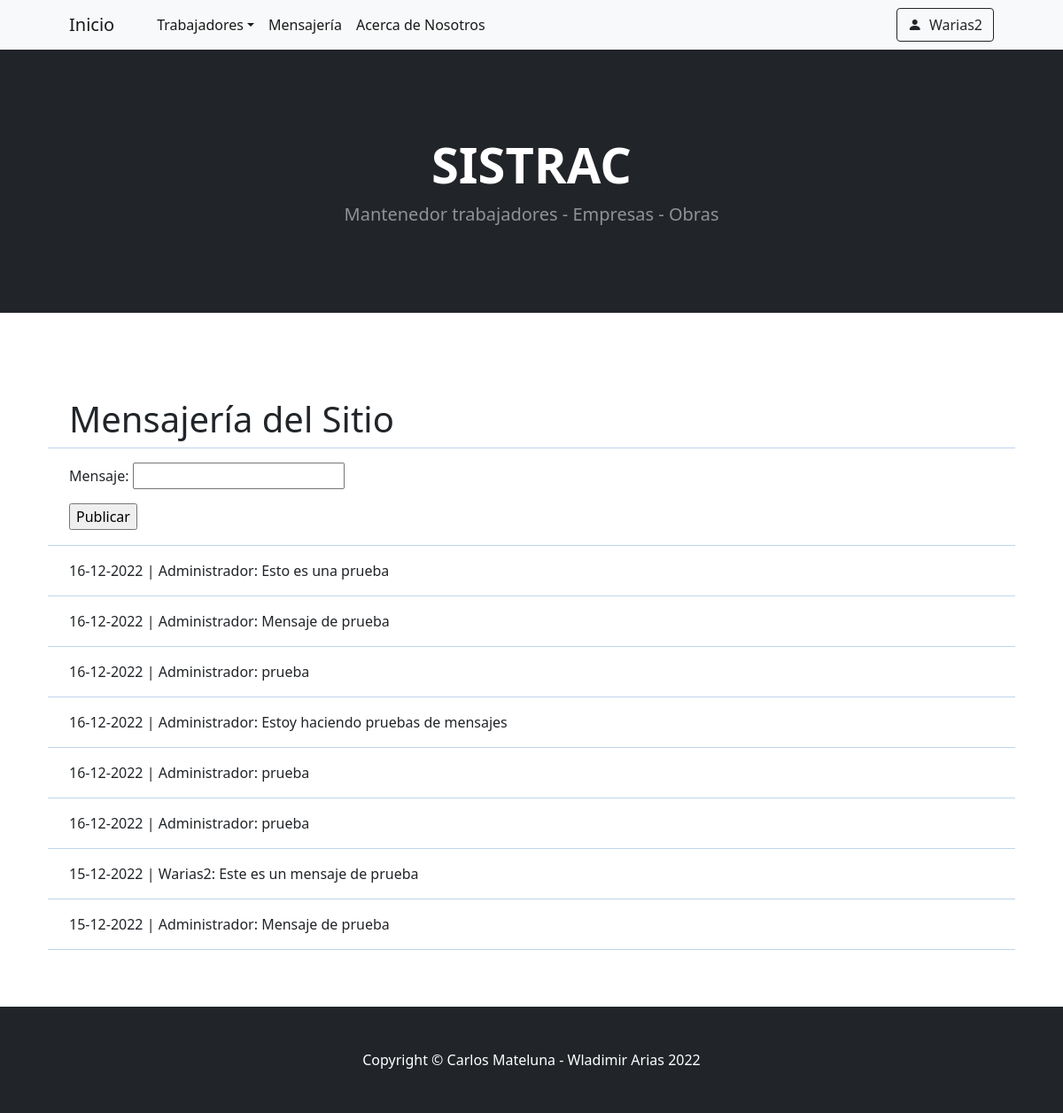
The page /app/mensajeria/ (signed in) on the database as committed earlier.
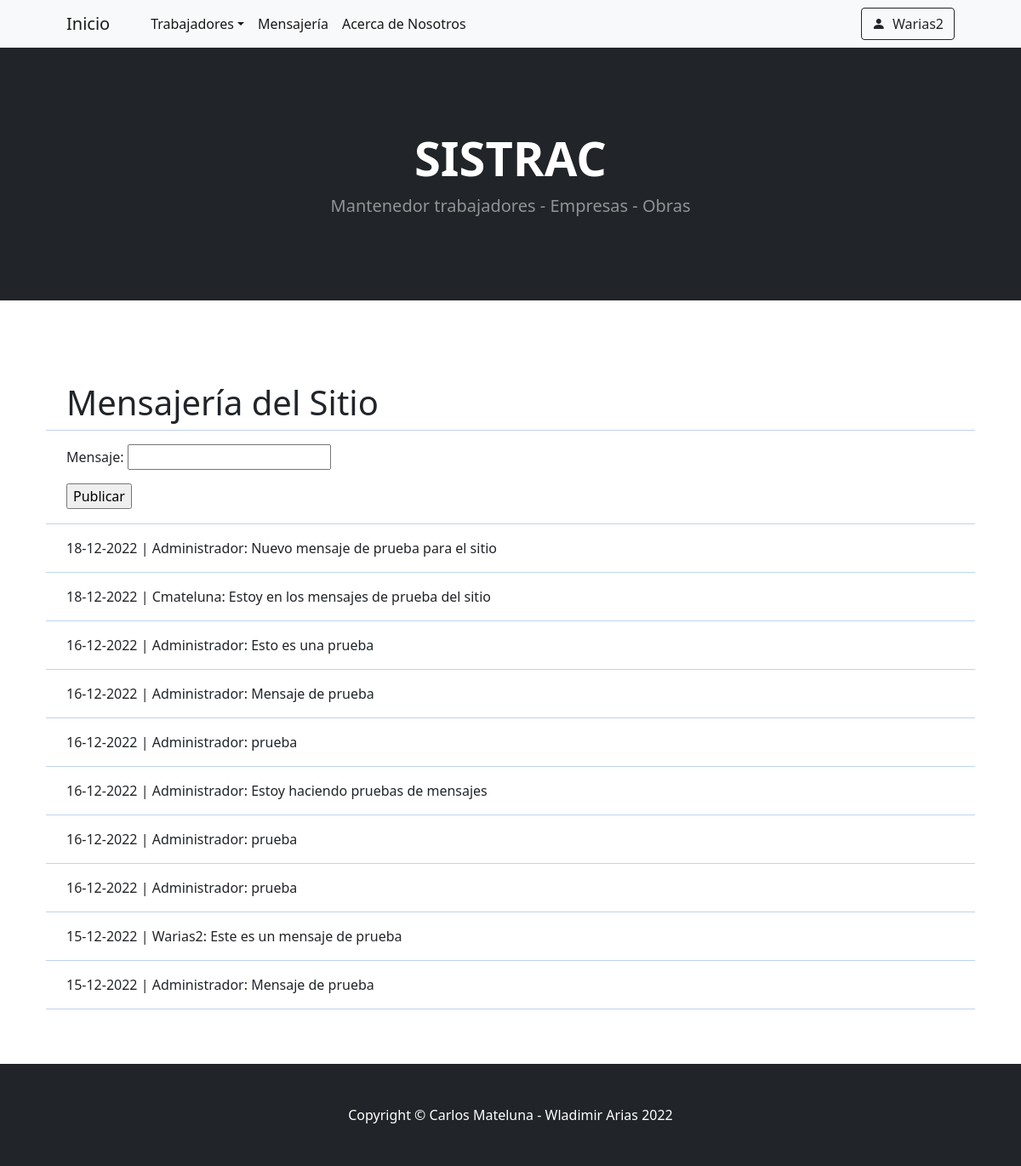
The same page on the database as committed later.
### app/models.py (models this page shows)
class Mensajes(models.Model):
    texto_mensaje = models.CharField(max_length=1000)
    fecha_ingreso = models.DateField()
    user = models.ForeignKey(User, on_delete=models.CASCADE)

### app/views.py (the view, shortened to what this page needs)
# urls.py: path("mensajeria/", mensajeria, name="app-mensajeria")
@login_required
def mensajeria(request):
    errores = ""
    now = datetime.now()
    mensajes = Mensajes.objects.all().order_by("-id")
    formulario = MensajeFormulario()
    contexto = {"listado_mensajes": mensajes, "formulario": formulario ,"errores": errores}
    return render(request, "app/listado_mensajes.html", contexto)

### app/forms.py
class MensajeFormulario(forms.Form):
    texto_mensaje = forms.CharField(label="Mensaje")

### app/templates/app/listado_mensajes.html (shortened to what this page needs)
{% extends 'app/base.html' %} {% block contenido %}
<h1>Mensajería del Sitio</h1>
<hr style="color: #0056b2;" />
<form method="post">
    {% csrf_token %} {{ formulario.as_p }}
    <input type="submit" value="Publicar">
</form>
<hr style="color: #FFFFFF;" />
<hr style="color: #0056b2;" />{% if listado_mensajes %} {% for mensaje in listado_mensajes %}
<p>{{mensaje.fecha_ingreso|date:"d-m-Y"}} | {{ mensaje.user|title}}: {{ mensaje.texto_mensaje }}</p>
<hr style="color: #0056b2;" /> {% endfor %} {% else %}
<p>No hay trabajadores ingresados en el sistema</p>
{% endif %} {% endblock %}

Rows that differ between the two databases and show on the page:
added Mensajes: fecha_ingreso "18-12-2022", user "Administrador", texto_mensaje "Nuevo mensaje de prueba para el sitio"
added Mensajes: fecha_ingreso "18-12-2022", user "Cmateluna", texto_mensaje "Estoy en los mensajes de prueba del sitio"
